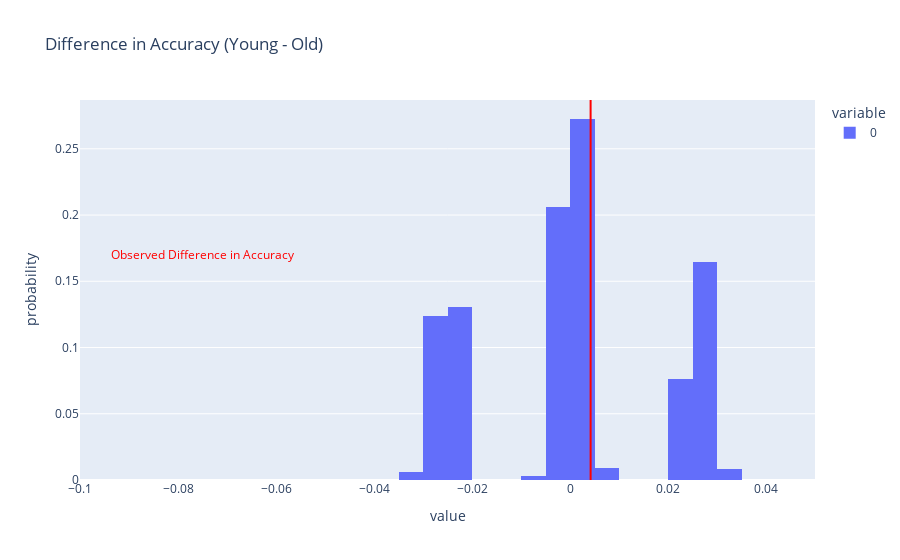

Notebook source saved alongside this figure:
### Code cell
fig = pd.Series(diff_in_acc).plot(kind='hist', histnorm='probability', nbins=20,
                            title='Difference in Accuracy (Young - Old)')
fig.add_vline(x=obs, line_color='red')
fig.update_layout(xaxis_range=[-0.1, 0.05])
fig.add_annotation(text='<span style="color:red">Observed Difference in Accuracy</span>', x=-0.075,showarrow=False, y=0.17)

### Figure 1 — Plotly figure (JSON) as saved in the notebook; plotly's stock layout.template omitted (floating-point values rounded to 4 significant figures; data arrays with more than 128 entries replaced by an {"elided": "..."} marker saying what was removed)
{"data": [{"alignmentgroup": "True", "bingroup": "x", "histnorm": "probability", "hovertemplate": "variable=0<br>value=%{x}<br>probability=%{y}<extra></extra>", "legendgroup": "0", "marker": {"color": "#636efa", "pattern": {"shape": ""}}, "name": "0", "nbinsx": 20, "offsetgroup": "0", "orientation": "v", "showlegend": true, "type": "histogram", "x": {"elided": "10000 float values"}, "xaxis": "x", "yaxis": "y"}], "layout": {"annotations": [{"showarrow": false, "text": "<span style=\"color:red\">Observed Difference in Accuracy</span>", "x": -0.075, "y": 0.17}], "barmode": "relative", "legend": {"title": {"text": "variable"}, "tracegroupgap": 0}, "shapes": [{"line": {"color": "red"}, "type": "line", "x0": 0.004206, "x1": 0.004206, "xref": "x", "y0": 0, "y1": 1, "yref": "y domain"}], "title": {"text": "Difference in Accuracy (Young - Old)"}, "xaxis": {"anchor": "y", "domain": [0, 1], "range": [-0.1, 0.05], "title": {"text": "value"}}, "yaxis": {"anchor": "x", "domain": [0, 1], "title": {"text": "probability"}}}}
